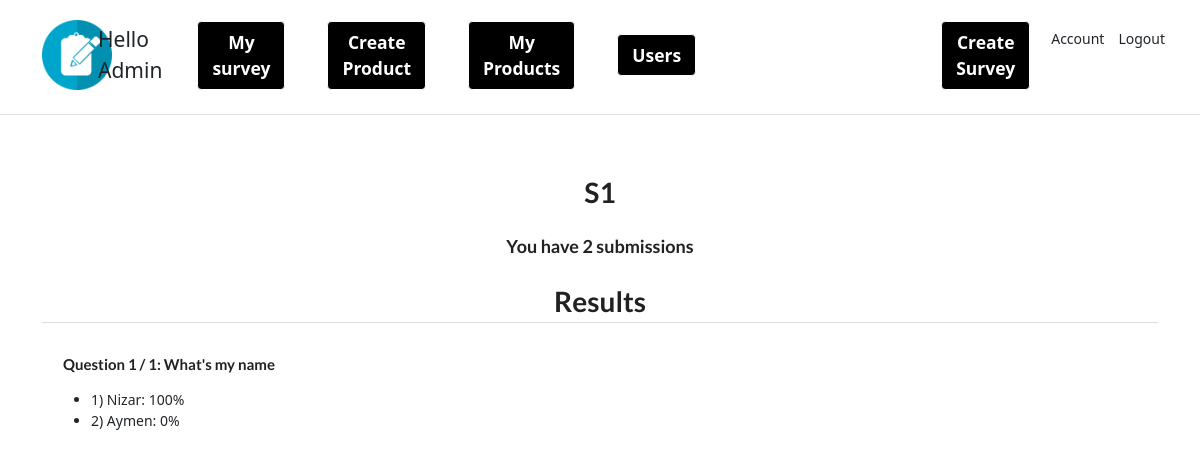
The app's page /surveys/1/ (signed in) with its own data.
### survey/models.py (models this page shows)
class Survey(models.Model):
    title = models.CharField(max_length=64)
    is_active = models.BooleanField(default=False)
    creator = models.ForeignKey(Account, on_delete=models.CASCADE)
    created_at = models.DateTimeField(default=timezone.now)
    points = models.IntegerField(default=0)

class Question(models.Model):
    survey = models.ForeignKey(Survey, on_delete=models.CASCADE)
    prompt = models.CharField(max_length=128)

class Option(models.Model):
    question = models.ForeignKey(Question, on_delete=models.CASCADE)
    text = models.CharField(max_length=128)

### survey/views.py (the view)
# urls.py: path("surveys/<int:pk>/", detail, name="detail"),
@login_required
def detail(request, pk):
    if request.user.is_admin:
        try:
            survey = Survey.objects.prefetch_related("question_set__option_set").get(
                pk=pk, creator=request.user, is_active=True
            )
        except Survey.DoesNotExist:
            raise Http404()
        questions = survey.question_set.all()
        for question in questions:
            option_pks = question.option_set.values_list("pk", flat=True)
            total_answers = Answer.objects.filter(
                option_id__in=option_pks).count()
            for option in question.option_set.all():
                num_answers = Answer.objects.filter(option=option).count()
                option.percent = 100.0 * num_answers / total_answers if total_answers else 0
        host = request.get_host()
        public_path = reverse("start", args=[pk])
        public_url = f"{request.scheme}://{host}{public_path}"
        num_submissions = survey.submission_set.filter(
            is_complete=True).count()
        return render(
            request,
            "survey/detail.html",
            {
                "survey": survey,
                "public_url": public_url,
                "questions": questions,
                "num_submissions": num_submissions,
            },
        )
    else:
        return redirect("list")

### survey/templates/survey/detail.html (shortened to what this page needs)
{% extends "base.html" %}
{% block content %}
<div class="ui center aligned basic very padded segment">
    <h1 class="ui header">{{ survey.title }}</h1>
    <h3 class="ui header">You have {{ num_submissions }} submissions</h3>
    <h1 class="ui header dividing">Results</h1>
    {% for question in questions %}
    <div class="ui basic padded segment left aligned">
        <h4 class="ui header">
            Question {{ forloop.counter }} / {{ questions|length }}: {{ question.prompt }}
        </h4>
        <ul>
            {% for option in question.option_set.all %}
            <li>
                {{ forloop.counter }}) {{option.text}}: {{ option.percent|floatformat }}%
            </li>
            {% endfor %}
        </ul>
    </div>
    {% endfor %}
</div>
{% endblock %}

### records on screen
Survey: title "S1"
Question: questions "1", prompt "What's my name"
Option: text "Nizar", percent "100"
Option: text "Aymen", percent "0"

### other values on screen
{{ num_submissions }} "2"
